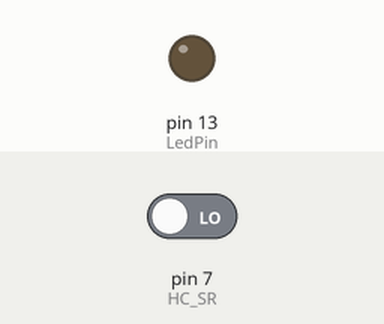
The sketch below on a simulated Arduino Uno, built with avr-gcc and run on an emulated ATmega328P. On the bench: output pins drawn as LEDs (lit = HIGH). The test bench sets the inputs (shaded band); at power-on: pin 7 (HC_SR) LOW.

Above: at 1.2 s.
1.3 s: pin 7 (HC_SR) driven HIGH
At 2.5 s:
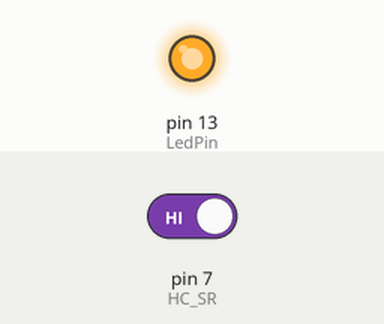
2.8 s: pin 7 (HC_SR) driven LOW
At 3.9 s:
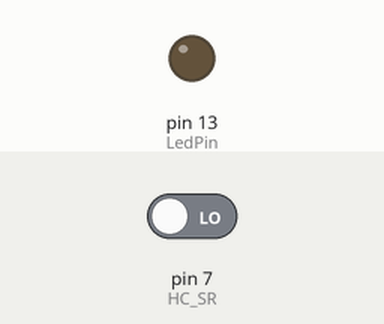
Timing chart, 0 to 5.8 s (numbered marks = the images above; inputs shaded):
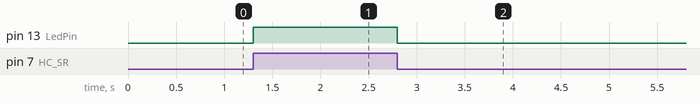

Measured:
- after the input at 1.3 s, pin 13 (LedPin): LOW → HIGH at once
- after the input at 2.8 s, pin 13 (LedPin): HIGH → LOW at once

The sketch:

sketch_jan26a.ino
```cpp
int HC_SR = 7;
int LedPin = 13;

void setup()
{
  pinMode(HC_SR, INPUT);
  pinMode(LedPin, OUTPUT);

  digitalWrite(LedPin, LOW);
}

void loop()
{
  if(digitalRead(HC_SR) == HIGH)   digitalWrite(LedPin, HIGH);
  else   digitalWrite(LedPin, LOW);
}
```
